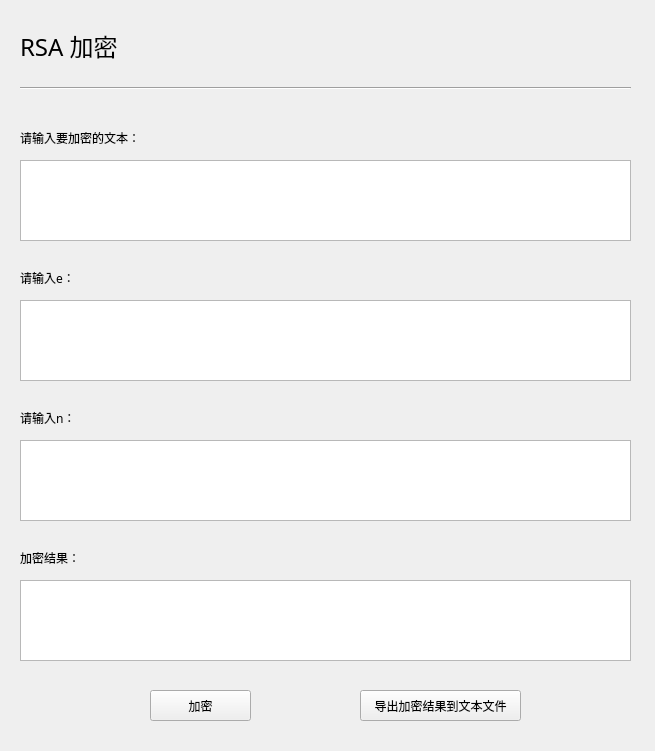
<?xml version="1.0" encoding="UTF-8"?>
<ui version="4.0">
 <class>encryWin</class>
 <widget class="QWidget" name="encryWin">
  <property name="geometry">
   <rect>
    <x>0</x>
    <y>0</y>
    <width>655</width>
    <height>751</height>
   </rect>
  </property>
  <property name="windowTitle">
   <string>Form</string>
  </property>
  <widget class="QLabel" name="label_2">
   <property name="geometry">
    <rect>
     <x>20</x>
     <y>30</y>
     <width>111</width>
     <height>31</height>
    </rect>
   </property>
   <property name="sizePolicy">
    <sizepolicy hsizetype="Expanding" vsizetype="Expanding">
     <horstretch>0</horstretch>
     <verstretch>0</verstretch>
    </sizepolicy>
   </property>
   <property name="font">
    <font>
     <family>微软雅黑</family>
     <pointsize>18</pointsize>
    </font>
   </property>
   <property name="text">
    <string>RSA 加密</string>
   </property>
   <property name="alignment">
    <set>Qt::AlignLeading|Qt::AlignLeft|Qt::AlignVCenter</set>
   </property>
  </widget>
  <widget class="QTextEdit" name="plain_textedit">
   <property name="geometry">
    <rect>
     <x>20</x>
     <y>160</y>
     <width>611</width>
     <height>81</height>
    </rect>
   </property>
  </widget>
  <widget class="Line" name="line">
   <property name="geometry">
    <rect>
     <x>20</x>
     <y>80</y>
     <width>611</width>
     <height>16</height>
    </rect>
   </property>
   <property name="orientation">
    <enum>Qt::Horizontal</enum>
   </property>
  </widget>
  <widget class="QLabel" name="label">
   <property name="geometry">
    <rect>
     <x>20</x>
     <y>130</y>
     <width>151</width>
     <height>16</height>
    </rect>
   </property>
   <property name="font">
    <font>
     <family>微软雅黑</family>
    </font>
   </property>
   <property name="text">
    <string>请输入要加密的文本：</string>
   </property>
  </widget>
  <widget class="QTextEdit" name="e_textedit">
   <property name="geometry">
    <rect>
     <x>20</x>
     <y>300</y>
     <width>611</width>
     <height>81</height>
    </rect>
   </property>
  </widget>
  <widget class="QLabel" name="label_3">
   <property name="geometry">
    <rect>
     <x>20</x>
     <y>270</y>
     <width>151</width>
     <height>16</height>
    </rect>
   </property>
   <property name="font">
    <font>
     <family>微软雅黑</family>
    </font>
   </property>
   <property name="text">
    <string>请输入e：</string>
   </property>
  </widget>
  <widget class="QTextEdit" name="n_textedit">
   <property name="geometry">
    <rect>
     <x>20</x>
     <y>440</y>
     <width>611</width>
     <height>81</height>
    </rect>
   </property>
  </widget>
  <widget class="QLabel" name="label_4">
   <property name="geometry">
    <rect>
     <x>20</x>
     <y>410</y>
     <width>151</width>
     <height>16</height>
    </rect>
   </property>
   <property name="font">
    <font>
     <family>微软雅黑</family>
    </font>
   </property>
   <property name="text">
    <string>请输入n：</string>
   </property>
  </widget>
  <widget class="QTextEdit" name="encry_ret_textedit">
   <property name="geometry">
    <rect>
     <x>20</x>
     <y>580</y>
     <width>611</width>
     <height>81</height>
    </rect>
   </property>
  </widget>
  <widget class="QLabel" name="label_5">
   <property name="geometry">
    <rect>
     <x>20</x>
     <y>550</y>
     <width>151</width>
     <height>16</height>
    </rect>
   </property>
   <property name="font">
    <font>
     <family>微软雅黑</family>
    </font>
   </property>
   <property name="text">
    <string>加密结果：</string>
   </property>
  </widget>
  <widget class="QPushButton" name="encry_bt">
   <property name="geometry">
    <rect>
     <x>150</x>
     <y>690</y>
     <width>101</width>
     <height>31</height>
    </rect>
   </property>
   <property name="text">
    <string>加密</string>
   </property>
  </widget>
  <widget class="QPushButton" name="export_bt">
   <property name="geometry">
    <rect>
     <x>360</x>
     <y>690</y>
     <width>161</width>
     <height>31</height>
    </rect>
   </property>
   <property name="text">
    <string>导出加密结果到文本文件</string>
   </property>
  </widget>
 </widget>
 <resources/>
 <connections/>
</ui>
